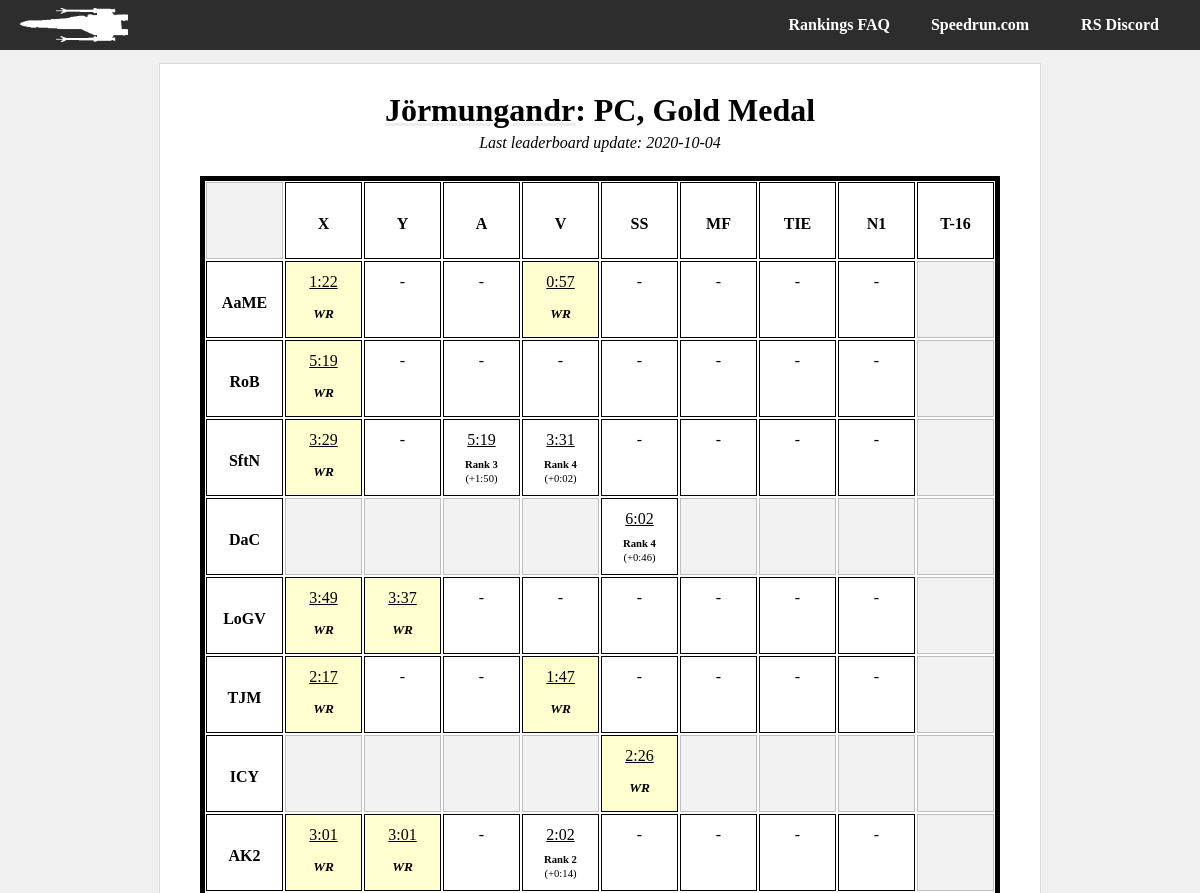
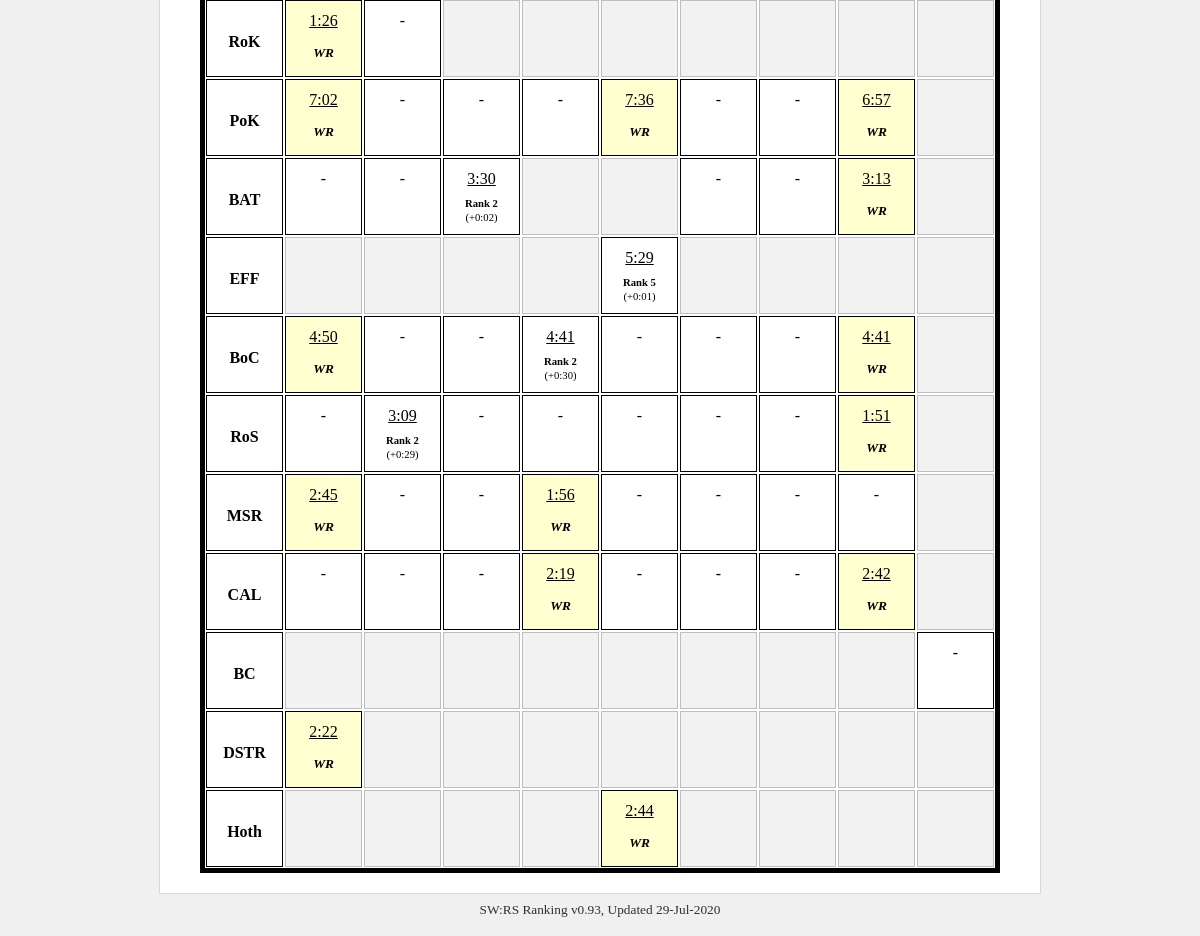
The page /player/Jörmungandr/pc_gold on the database its author committed (2 pictures, top to bottom).
### tables this page shows
CREATE TABLE metadata (field          text primary key,value          text);

CREATE TABLE il_runs_20201004 (run_id          integer primary key,level           text,category        text,player          text,time            integer default 9999,platform        text,medal           text,src_link        text,rank            integer default 0);

### swrs.py (the view)
@app.route('/player/<player_id>/<category>')
def player_cat(player_id, category):
    con = lite.connect(DATABASE)
    with con:
        cur = con.cursor()
        cur.execute('SELECT value FROM metadata ' +
                    'WHERE field = "last_update"')
    last_up = cur.fetchall()[0][0]
    tag = last_up + '_' + category
    if category[0:2] == 'pc':
        console = "PC"
    elif category[0:3] == 'n64':
        console = 'N64'
    else:
        console = 'CONSOLE?'
    if category[-3:] == 'any':
        medal_type = "Any Medal"
    elif category[-4:] == 'gold':
        medal_type = 'Gold Medal'
    else:
        medal_type = 'MEDAL?'
    runs = []
    bests = []
    for lev in il_level_names:
        level_array = []
        bests_level = []
        for ship in il_category_names:
            cur = con.cursor()
            with con:
                cur.execute('SELECT level, category, time, rank, "src_link" ' +
                            'FROM il_runs_' + last_up + ' ' +
                            'WHERE player = "' + player_id + '" AND ' +
                            'platform = "' + console + '" AND ' +
                            'level = "' + lev + '" AND ' +
                            'category = "' + ship + '" AND ' +
                            'medal = "' + medal_type + '";')
            run = cur.fetchall()
            player_best = 0
            if run:
                run = list(run[0])
                player_best = run[2]
                run[2] = convert_seconds(player_best)
            level_array.append(run)
            with con:
                cur.execute('SELECT time ' +
                            'FROM il_runs_' + last_up + ' ' +
                            'WHERE rank = 1 AND ' +
                            'platform = "' + console + '" AND ' +
                            'level = "' + lev + '" AND ' +
                            'category = "' + ship + '" AND ' +
                            'medal = "' + medal_type + '";')
            best_run = cur.fetchall()
            if best_run:
                best_run = list(best_run[0])[0]
                print(player_best, best_run)
                best_run = player_best - best_run
                print(best_run)
                best_run = convert_seconds(best_run)
            bests_level.append(best_run)
        runs.append(level_array)
        bests.append(bests_level)
    try:
        return render_template('player-category.html',
                               name=player_id,
                               medal=medal_type,
                               platform=console,
                               runs=runs,
                               best_times=bests,
                               last_update=DATESTAMP)
    except Exception as e:
        return str(e)

### swrs.py (called while the page is built)
def convert_seconds(in_time):
    out_time = 'ERR'
    secs = in_time % 60
    mins = int((in_time - secs) // 60)
    if secs < 10:
        secs = '0' + str(secs)
    else:
        secs = str(secs)
    if len(secs) > 6:
        secs = secs[:6]
    elif len(secs) > 2:
        while len(secs) < 6:
            secs += '0'
    out_time = str(mins) + ':' + str(secs)
    return out_time

@app.teardown_appcontext
def close_connection(exception):
    db = getattr(g, '_database', None)
    if db is not None:
        db.close()

### templates/player-category.html
{% from "macros.html" import header, footer, categories, title, pc_title, player_chart %}
{{ header(name +" | SWRS") }}
{% set link = "/player/" + name %}
{{ pc_title(name, platform, medal, last_update, link) }}</a>
{% set level_acronyms = ["AaME",
"RoB",
"SftN",
"DaC",
"LoGV",
"TJM",
"ICY",
"AK2",
"RoK",
"PoK",
"BAT",
"EFF",
"BoC",
"RoS",
"MSR",
"CAL",
"BC",
"DSTR",
"Hoth"] %}
    <div id="about">
            <div id="runs-table">
                <div class="runs-table-row">
                    <div class="runs-table-timebox header ghosted"> </div>
                    <div class="runs-table-timebox header"><div class="centertext">X</div></div>
                    <div class="runs-table-timebox header"><div class="centertext">Y</div></div>
                    <div class="runs-table-timebox header"><div class="centertext">A</div></div>
                    <div class="runs-table-timebox header"><div class="centertext">V</div></div>
                    <div class="runs-table-timebox header"><div class="centertext">SS</div></div>
                    <div class="runs-table-timebox header"><div class="centertext">MF</div></div>
                    <div class="runs-table-timebox header"><div class="centertext">TIE</div></div>
                    <div class="runs-table-timebox header"><div class="centertext">N1</div></div>
                    <div class="runs-table-timebox header"><div class="centertext">T-16</div></div>
                </div>
            {% for i in range(runs|length): %}
                {% set level = runs[i] %}
                <div class="runs-table-row {{ level_acronyms[i] }}">
                <div class="runs-table-timebox header"><div class="centertext">{{ level_acronyms[i] }}</div></div>
                {% for j in range(level|length): %}
                    {% set ship = level[j] %}
                    {% if i in [0, 1, 2, 4, 5, 7, 9, 12, 13, 14, 15]: %}
                        {% if j == 8: %}
                            {% set ghost = 'ghosted' %}
                        {% else %}
                            {% set ghost = '' %}
                        {% endif %}
                    {% elif i in [3, 6, 11, 18]: %}
                        {% if j not in [4]: %}
                            {% set ghost = 'ghosted' %}
                        {% else %}
                            {% set ghost = '' %}
                        {% endif %}
                    {% elif i in [8]: %}
                        {% if j not in [0, 1]: %}
                            {% set ghost = 'ghosted' %}
                        {% else %}
                            {% set ghost = '' %}
                        {% endif %}
                    {% elif i in [10]: %}
                        {% if j in [3, 4, 8]: %}
                            {% set ghost = 'ghosted' %}
                        {% else %}
                            {% set ghost = '' %}
                        {% endif %}
                    {% elif i in [16]: %}
                        {% if j not in [8]: %}
                            {% set ghost = 'ghosted' %}
                        {% else %}
                            {% set ghost = '' %}
                        {% endif %}
                    {% elif i in [17]: %}
                        {% if j == 7 and platform == 'N64': %}
                            {% set ghost = '' %}
                        {% elif j not in [0]: %}
                            {% set ghost = 'ghosted' %}
                        {% else %}
                            {% set ghost = '' %}
                        {% endif %}
                    {% endif %}
                    {% if ship[3] == 1 %}
                        {% set wr='wr'%}
                    {% endif %}
                        {% if ship: %}
                            <a href="{{ ship[4] }}" class="timebox">
                                <div class="runs-table-timebox {{ ghost }} {{ wr }}">
                                        <div class="runs-table-time">
                                            {{ ship[2] }}
                                        </div>
                                        <div class="runs-table-ranking {{wr}}">
                                        {% if ship[3] == 1 %}
                                                WR
                                        {% else %}
                                                <b>Rank {{ ship[3] }}</b>
                                            </div>
                                            <div class="runs-table-difference">
                                                (+{{ best_times[i][j] }})
                                        {% endif %}
                                        </div>
                                </div>
                            </a>
                        {% else %}
                    <div class="runs-table-timebox {{ ghost }} {{ wr }}">
                            {% if ghost == '': %}
                            -
                            {% endif %}
                    </div>
                        {% endif %}
                {% endfor %}
                </div>
            {% endfor %}
            </div>
    </div>
{{ footer() }}

### templates/macros.html (shortened to what this page needs)
{% macro header(header_text) %}
<html>
    <head>
        <link rel="stylesheet" type="text/css" href="{{ url_for('static', filename = 'style.css') }}" />
    </head>
    <body>
    <div id="container">
        {{ tabs() }}
    <div id="body-wrapper">
        <div id="body-content">
{% endmacro %}
{% macro tabs() %}
        <div id="body-tabs">
            <div id="lefttabs">
                <a href="/"><img src= {{ url_for('static', filename = 'logo.png') }}></a>
            </div>
            <div id="righttabs">
                <a href="https://discord.gg/Gp7swfc"><div id="tab" class="topplayers back">RS Discord</div></a>
            </div>
            <div id="righttabs">
                <a href="https://www.speedrun.com/rogue1/"><div id="tab" class="topplayers back">Speedrun.com</div></a>
            </div>
            <div id="righttabs">
                <a href="/faq"><div id="tab" class="topplayers back">Rankings FAQ</div></a>
            </div>
        </div>
{% endmacro %}
{% macro pc_title(name, platform, medal, date, link='') %}
            <div id="title">
                <h1>
                    <a href="{{link}}">{{ name }}</a>: {{platform}}, {{medal}}
                </h1>
                {% if date %}
                <div id="lastupdate">
                    <p>Last leaderboard update: {{ date[:4] }}-{{ date[4:6] }}-{{ date[6:] }}</p>
                </div>
                {% endif %}
            </div>
{% endmacro %}
{% macro footer() %}
            </div>
            <div id="footertext">
                <span title="v0.93 Madine">SW:RS Ranking v0.93, Updated 29-Jul-2020</span>
            </div>
        </div>
    </div>
    </body>
</html>
{% endmacro %}

### static/style.css (style rules this page uses)
body { font-family: 'LiberationSerif', 'Bookman', 'Times', Serif; margin: 0px; background: #f0f0f0; position: relative; }
#container { position: absolute; width: 100%; height: 100%; }
#body-wrapper { width: max-content; max-width: 95%; margin-left:auto; margin-right:auto; padding: 10px; display: block; position: relative; overflow: hidden !important; }
#body-tabs { display: block; overflow: hidden; background: #2d2d2d; padding: 0px 10px; height: 50px; background-repeat: no-repeat; background-size: auto 35px; background-attachment: fixed; background-position-x: center; background-position-y: 7px; }
#tab { display: inline-block; color: #ffffff; padding: 00px 20px; border-radius: 0px; margin: 0px; min-width: 100px; text-align: center; font-weight: bold; line-height: 50px; height: 100%; }
#lefttabs { float: left; }
#lefttabs img { padding: 8px 10px; height: 34px; }
#righttabs { float: right; }
#body-content { border: 1px #dadada solid; min-height: 100px; background: #ffffff; border-radius: 0px; margin-top: 3px; padding: 20px 40px; }
#title { text-align: center; margin: .5em 0em 1.5em 0em; font-weight: bold; font-style: italic; }
#title h1 { margin: 0em 0em .0em 0em; font-style: normal; }
h1 a { text-decoration: underline #eee; color: #000; }
#footertext { text-align: center; font-size: 10pt; padding: 8px; opacity: 0.8; }
#lastupdate p { font-weight: normal; padding: 0; margin: 5px 0 0 0; }
#runs-table { border: 5px solid #000000; overflow: hidden; }
.runs-table-row { display: flex; flex-direction: row; flex-wrap: nowrap; justify-content: flex-start; align-items: stretch; align-content: stretch; }
.runs-table-timebox { margin: 1px; width: 75px; height: 55px; line-height: 20px; padding-top: 10px; padding-bottom: 10px; border: 1px solid #000000; text-align: center; vertical-align: middle; }
.runs-table-timebox.header { font-weight: bold; display: flex; align-items: center; justify-content: center; }
.centertext { padding: 0 !important; line-height: 12pt; height: 10px; }
.runs-table-timebox.ghosted { opacity: 0.25; background: #cccccc; }
.runs-table-timebox.wr { background: #ffff0030; }
.runs-table-ranking { font-size: 8pt; padding-top: 10px; margin: 0; line-height: 8pt; }
.runs-table-ranking.wr { line-height: 16pt; font-size: 10pt; padding-top: 11px; font-weight: bold; font-style: italic; }
.runs-table-difference { font-size: 8pt; padding-top: 3px; margin: 0; line-height: 8pt; }
.runs-table-time { text-decoration: underline; }
.timebox { text-decoration: none; color: #000; }

### rows shown on the page
metadata: value "2020", value "10", value "04"
il_runs_20201004: time "0:57"
il_runs_20201004: rank "3"
il_runs_20201004: rank "4"
il_runs_20201004: rank "4"
il_runs_20201004: rank "2"
il_runs_20201004: rank "2"
il_runs_20201004: rank "5"
il_runs_20201004: rank "2"
il_runs_20201004: rank "2"

### other values the page prints
{{ name }} "Jörmungandr"
{{ platform }} "PC"
{{ medal }} "Gold Medal"
{{ level_acronyms[i] }} "AaME" "RoB" "SftN" "DaC" "LoGV" "TJM" "ICY" "AK2" "RoK" "PoK" "BAT" "EFF" "BoC" "RoS" "MSR" "CAL" "BC" "DSTR" "Hoth"
{{ ship[2] }} "1:22" "5:19" "3:29" "5:19" "3:31" "6:02" "3:49" "3:37" "2:17" "1:47" "2:26" "3:01" "3:01" "2:02" "1:26" "7:02" "7:36" "6:57" "3:30" "3:13" "5:29" "4:50" "4:41" "4:41" "3:09" "1:51" "2:45" "1:56" "2:19" "2:42" "2:22" "2:44"
{{ best_times[i][j] }} "1:50" "0:02" "0:46" "0:14" "0:02" "0:01" "0:30" "0:29"
